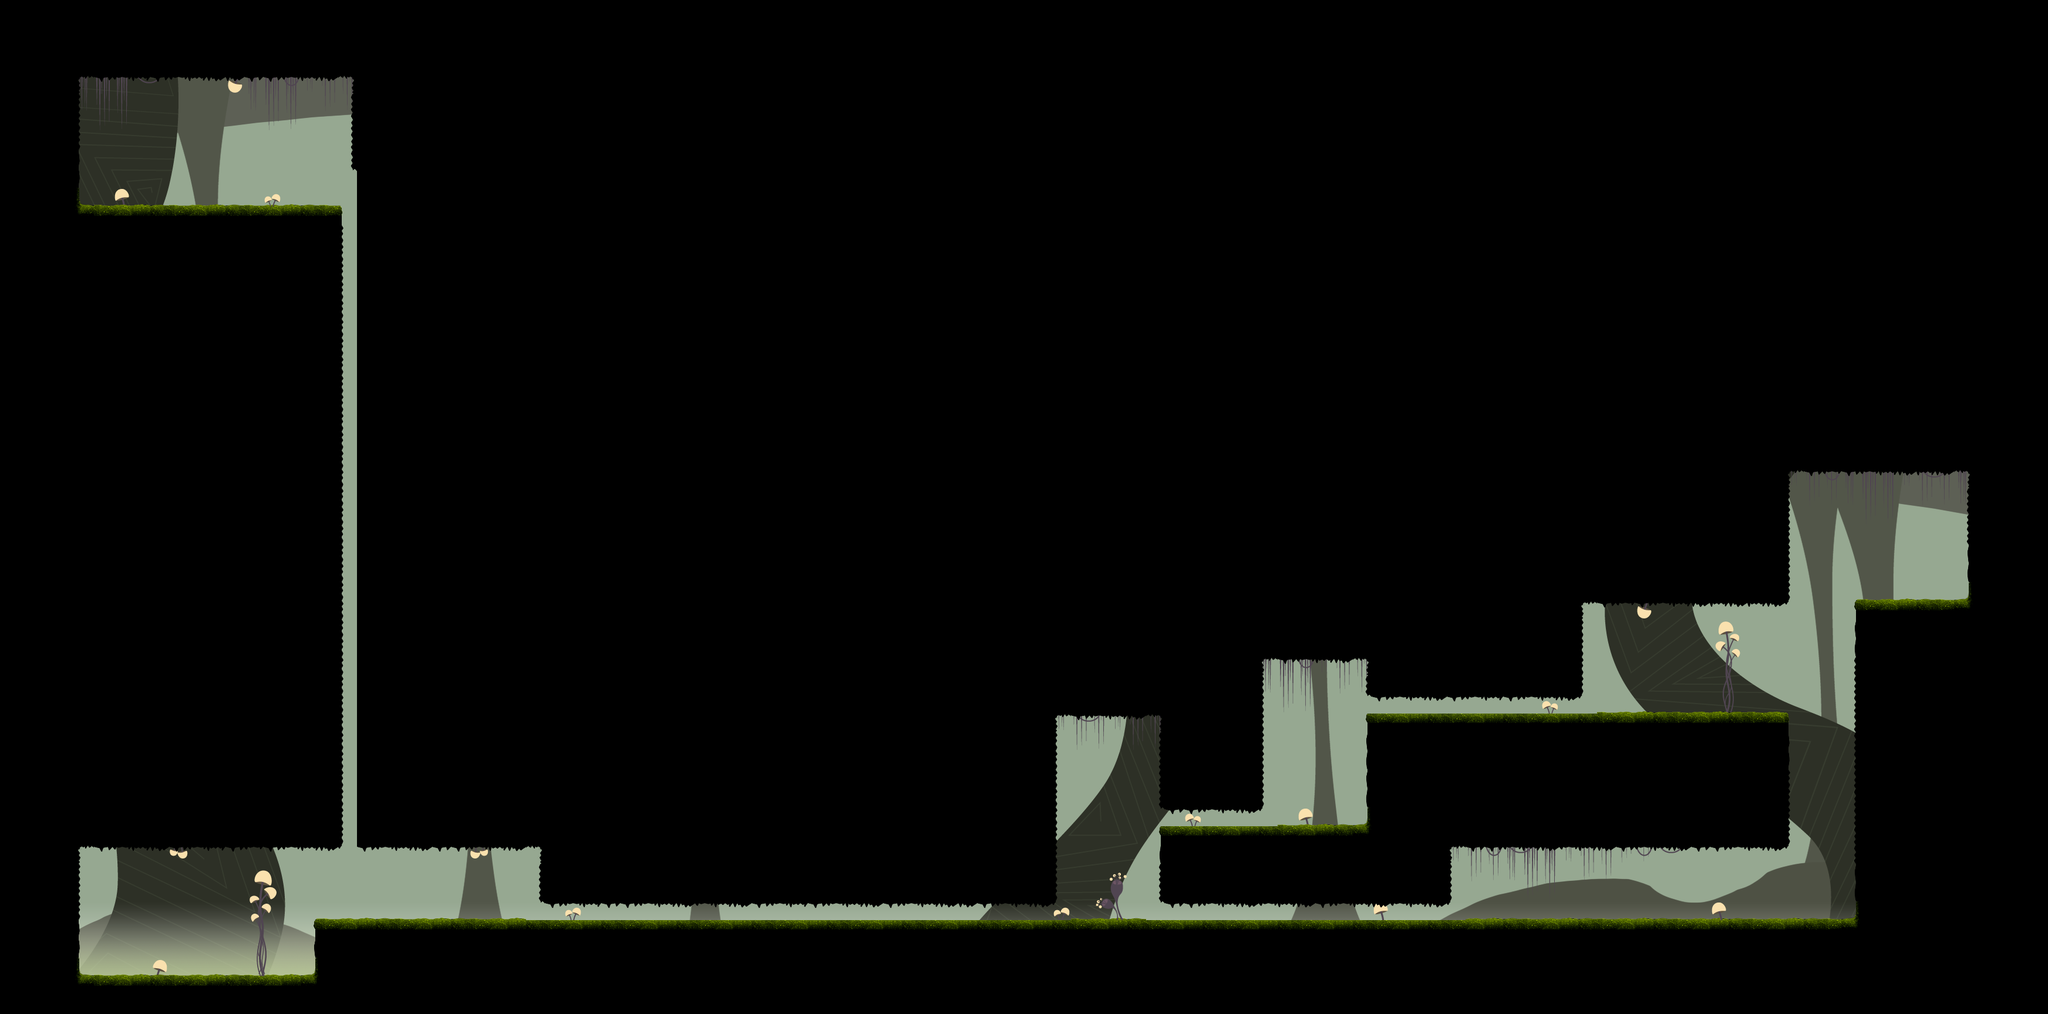

Below is a game level as drawn by its tile map, then a one-line description and the .tmx that defines it (tile-layer data replaced by summaries):
An orthogonal 109x54 tile map with 32x32 px tiles, 9 tile layers (Fundo4, Fundo3, Fundo2, Fundo1, ...), 7 tilesets and 29 objects.

<map version="1.0" orientation="orthogonal" width="109" height="54" tilewidth="32" tileheight="32" backgroundcolor="#96a891">
 <tileset firstgid="1" name="plantcave" tilewidth="32" tileheight="32">
  <image source="tilesetplantcave.png" width="256" height="256" />
 </tileset>
 <tileset firstgid="65" name="plants" tilewidth="32" tileheight="32">
  <image source="PlantsTileset.png" width="256" height="256" />
 </tileset>
 <tileset firstgid="129" name="fog" tilewidth="32" tileheight="32">
  <image source="fog.png" width="128" height="128" />
 </tileset>
 <tileset firstgid="145" name="Fundo1" tilewidth="32" tileheight="32">
  <image source="Fundo1.png" width="2048" height="1024" />
 </tileset>
 <tileset firstgid="2193" name="Fundo2" tilewidth="32" tileheight="32">
  <image source="Fundo2.png" width="2048" height="1024" />
 </tileset>
 <tileset firstgid="4241" name="Fundo3" tilewidth="32" tileheight="32">
  <image source="Fundo3.png" width="2048" height="1024" />
 </tileset>
 <tileset firstgid="6289" name="Fundo4" tilewidth="32" tileheight="32">
  <image source="Fundo4.png" width="2048" height="1024" />
 </tileset>
 <layer name="Fundo4" width="109" height="54">
  <data>[5886 cells, 1575 non-empty, 882 distinct tile ids]</data>
 </layer>
 <layer name="Fundo3" width="109" height="54">
  <data>[5886 cells, 2348 non-empty, 1024 distinct tile ids]</data>
 </layer>
 <layer name="Fundo2" width="109" height="54">
  <data>[5886 cells, 410 non-empty, 410 distinct tile ids]</data>
 </layer>
 <layer name="Fundo1" width="109" height="54">
  <data>[5886 cells, 1847 non-empty, 1682 distinct tile ids]</data>
 </layer>
 <layer name="Nevoa" width="109" height="54">
  <data>[5886 cells, 384 non-empty, 16 distinct tile ids]</data>
 </layer>
 <layer name="Tiles 4" width="109" height="54">
  <data>[5886 cells, 15 non-empty, 3 distinct tile ids]</data>
 </layer>
 <layer name="Tiles 3" width="109" height="54">
  <data>[5886 cells, 152 non-empty, 26 distinct tile ids]</data>
 </layer>
 <layer name="Tiles 2 (Game)" width="109" height="54">
  <data>[5886 cells, 5524 non-empty, 31 distinct tile ids]</data>
 </layer>
 <layer name="Tiles 1" width="109" height="54">
  <data>[5886 cells, 20 non-empty, 20 distinct tile ids]</data>
 </layer>
 <objectgroup name="Collider" width="109" height="54" visible="0">
  <object x="0" y="0" width="3488" height="128" />
  <object x="0" y="128" width="128" height="1600" />
  <object x="128" y="352" width="448" height="1088" />
  <object x="608" y="128" width="320" height="1312" />
  <object x="928" y="128" width="864" height="1408" />
  <object x="1792" y="128" width="192" height="1088" />
  <object x="1984" y="128" width="160" height="1248" />
  <object x="2144" y="128" width="192" height="992" />
  <object x="2336" y="128" width="352" height="1056" />
  <object x="2688" y="128" width="352" height="896" />
  <object x="3040" y="128" width="320" height="672" />
  <object x="3360" y="128" width="128" height="1600" />
  <object x="3168" y="1024" width="192" height="704" />
  <object x="2336" y="1216" width="704" height="192" />
  <object x="1984" y="1408" width="1056" height="32" />
  <object x="1984" y="1440" width="480" height="96" />
  <object x="544" y="1568" width="2624" height="160" />
  <object x="128" y="1664" width="416" height="64" />
 </objectgroup>
 <objectgroup name="Bounds" width="109" height="54" visible="0">
  <object x="0" y="0">
   <ellipse />
  </object>
  <object x="3488" y="1728">
   <ellipse />
  </object>
 </objectgroup>
 <objectgroup name="Lumens" width="109" height="54" visible="0">
  <object x="320" y="1568">
   <ellipse />
  </object>
  <object x="2560" y="1504" width="32" height="32">
   <ellipse />
  </object>
 </objectgroup>
 <objectgroup name="Portal" width="109" height="54" visible="0">
  <object x="3264" y="992" width="32" height="32">
   <ellipse />
  </object>
 </objectgroup>
 <objectgroup name="PlantaCospeDireita" width="109" height="54" visible="0">
  <object x="128" y="1600">
   <ellipse />
  </object>
 </objectgroup>
 <objectgroup name="PlantaCospeBaixo" width="109" height="54" visible="0">
  <object x="1888" y="1216">
   <ellipse />
  </object>
 </objectgroup>
 <objectgroup name="PlantaIsca" width="109" height="54" visible="0">
  <object x="3104" y="800">
   <polyline points="0,0 0,704" />
  </object>
 </objectgroup>
 <objectgroup name="PedraVertical" width="109" height="54" visible="0">
  <object x="2496" y="1568">
   <ellipse />
  </object>
  <object x="2912" y="1568">
   <ellipse />
  </object>
 </objectgroup>
 <objectgroup name="PluStart" width="109" height="54" visible="0">
  <object x="320" y="320" width="32" height="32">
   <ellipse />
  </object>
 </objectgroup>
</map>